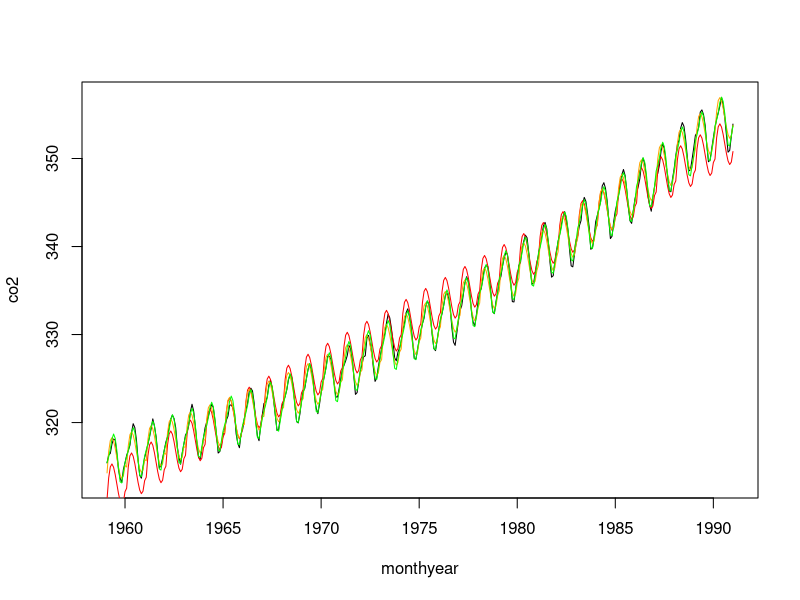
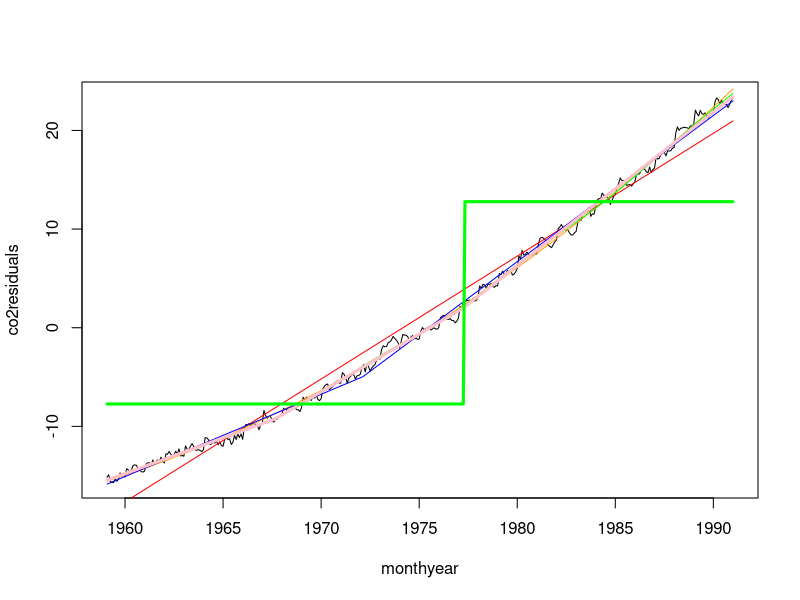
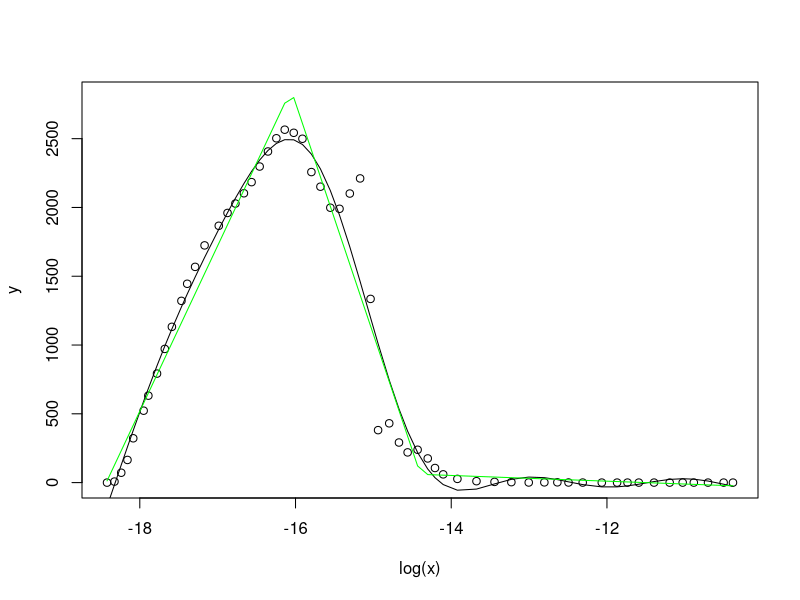
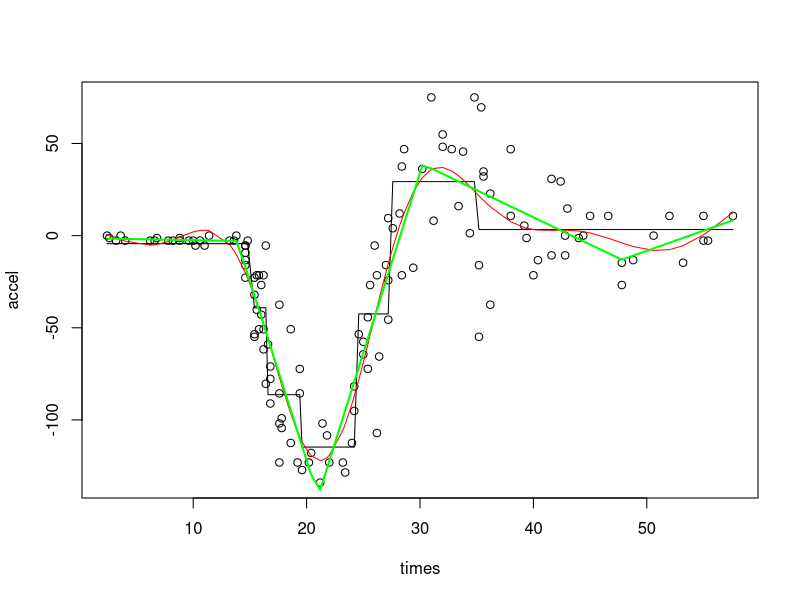

Source code (R) for these figures, in order:
library(locfit)
data(co2)
co2
co2$monthyear <- with(co2, year + month/12)

plot(co2 ~ monthyear, data=co2, type="l")





























flm <- lm(co2 ~ poly(month, 3) + year, data=co2)
summary(flm)
lines(co2$monthyear, predict(flm), col="red")


flm2 <- lm(co2 ~ poly(month, 3) + poly(year, 2), data=co2)
summary(flm2)
lines(co2$monthyear, predict(flm2), col="orange")

library(mgcv)
fgam <- gam(co2 ~ s(month, k=12, bs="cc") + s(year), data=co2)
summary(fgam)
lines(co2$monthyear, predict(fgam), col="green")

residsgam <- predict(fgam, newdata=data.frame("month"=co2$month, "year"=1975))
co2$co2residuals <- as.vector(co2$co2 - residsgam)

# start over with data corrected for seasonal effect:
plot(co2residuals ~ monthyear, data=co2, type="l")

flm <- lm(co2residuals ~ monthyear, data=co2)
summary(flm)
lines(co2$monthyear, predict(flm), col="red")

flm2 <- lm(co2residuals ~ poly(monthyear, 2), data=co2) # oder 3 virtually identical
summary(flm2)
lines(co2$monthyear, predict(flm2), col="orange")

fgam <- gam(co2residuals ~ s(monthyear), data=co2) 
summary(fgam)
lines(co2$monthyear, predict(fgam), col="green") # same as poly 2

library(segmented)
fsegreg <- segreg(co2residuals ~ seg(monthyear, npsi=1), data=co2)
summary(fsegreg)
lines(co2$monthyear, predict(fsegreg), col="blue")

fsegreg2 <- segreg(co2residuals ~ seg(monthyear, npsi=2), data=co2)
summary(fsegreg2)
lines(co2$monthyear, predict(fsegreg2), col="pink", lwd=3)

library(rpart)
fr <- rpart(co2residuals ~ monthyear, data=co2, cp=.7) 
fr
lines(co2$monthyear, predict(fr), col="green", lwd=3)



# example from here:
# https://stackoverflow.com/questions/14337439/piece-wise-linear-and-non-linear-regression-in-r

x<-c(1e-08, 1.1e-08, 1.2e-08, 1.3e-08, 1.4e-08, 1.6e-08, 1.7e-08, 
     1.9e-08, 2.1e-08, 2.3e-08, 2.6e-08, 2.8e-08, 3.1e-08, 3.5e-08, 
     4.2e-08, 4.7e-08, 5.2e-08, 5.8e-08, 6.4e-08, 7.1e-08, 7.9e-08, 
     8.8e-08, 9.8e-08, 1.1e-07, 1.23e-07, 1.38e-07, 1.55e-07, 1.76e-07, 
     1.98e-07, 2.26e-07, 2.58e-07, 2.95e-07, 3.25e-07, 3.75e-07, 4.25e-07, 
     4.75e-07, 5.4e-07, 6.15e-07, 6.75e-07, 7.5e-07, 9e-07, 1.15e-06, 
     1.45e-06, 1.8e-06, 2.25e-06, 2.75e-06, 3.25e-06, 3.75e-06, 4.5e-06, 
     5.75e-06, 7e-06, 8e-06, 9.25e-06, 1.125e-05, 1.375e-05, 1.625e-05, 
     1.875e-05, 2.25e-05, 2.75e-05, 3.1e-05)

y<-c(-0.169718017273307, 7.28508517630734, 71.6802510299446, 164.637259265704, 
      322.02901173786, 522.719633360006, 631.977073772459, 792.321270345847, 
      971.810607095548, 1132.27551798986, 1321.01923840546, 1445.33152600664, 
      1568.14204073109, 1724.30089942149, 1866.79717333592, 1960.12465709003, 
      2028.46548012508, 2103.16027631327, 2184.10965255236, 2297.53360080873, 
      2406.98288043262, 2502.95194879366, 2565.31085776325, 2542.7485752473, 
      2499.42610084412, 2257.31567571328, 2150.92120390084, 1998.13356362596, 
      1990.25434682546, 2101.21333152526, 2211.08405955931, 1335.27559108724, 
      381.326449703455, 430.9020598199, 291.370887491989, 219.580548355043, 
      238.708972427248, 175.583544448326, 106.057481792519, 59.8876372379487, 
      26.965143266819, 10.2965349811467, 5.07812046132922, 3.19125838983254, 
      0.788251933518549, 1.67980552001939, 1.97695007279929, 0.770663673279958, 
      0.209216903989619, 0.0117903221723813, 0.000974437796492681, 
      0.000668823762763647, 0.000545308757270207, 0.000490042305650751, 
      0.000468780182460397, 0.000322977916070751, 0.000195423690538495, 
      0.000175847622407421, 0.000135771259866332, 9.15607623591363e-05)

plot(log(x), y, ylim=c(0, 2800))
fgam <- gam(y ~ s(log(x)))
summary(fgam)
lines(log(x), predict(fgam))

fseg <- segreg(y ~ seg(log(x), npsi=2))
summary(fseg)
slope(fseg)
lines(log(x), predict(fseg), col="green")




data(mcycle)
plot(mcycle)
head(mcycle)
frm <- rpart(accel ~ times, data=mcycle)
lines(mcycle$times, predict(frm))

fgamm <- gam(accel ~ s(times), data=mcycle)
lines(mcycle$times, predict(fgamm), col="red")

fsegm <- segreg(accel ~ seg(times, npsi=4), data=mcycle)
lines(mcycle$times, predict(fsegm), col="green", lwd=2)
